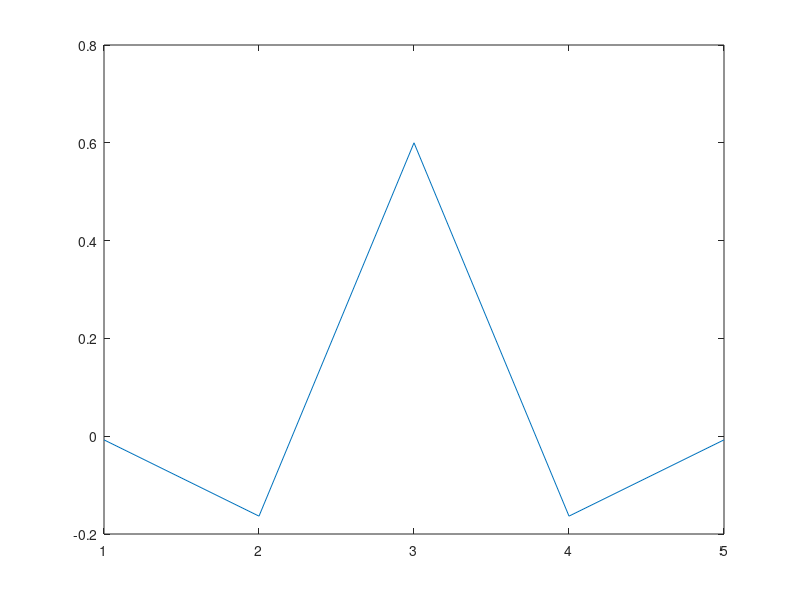
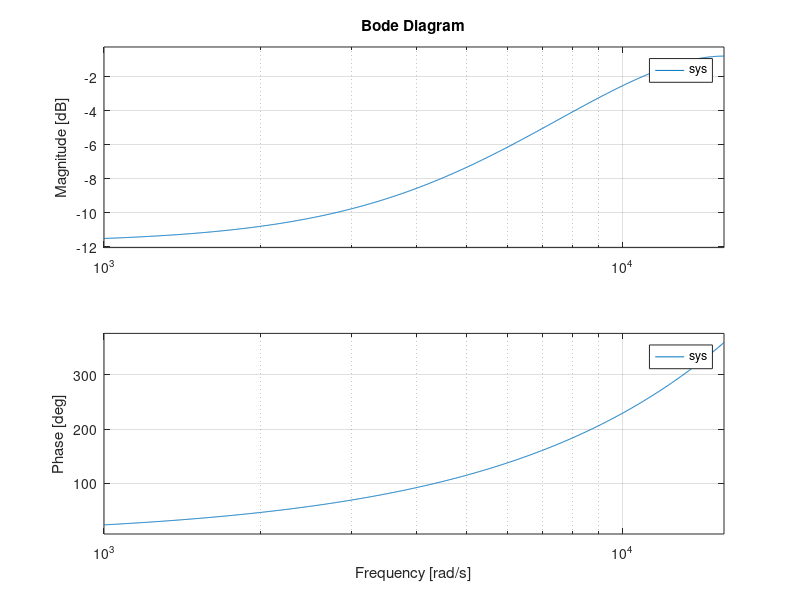
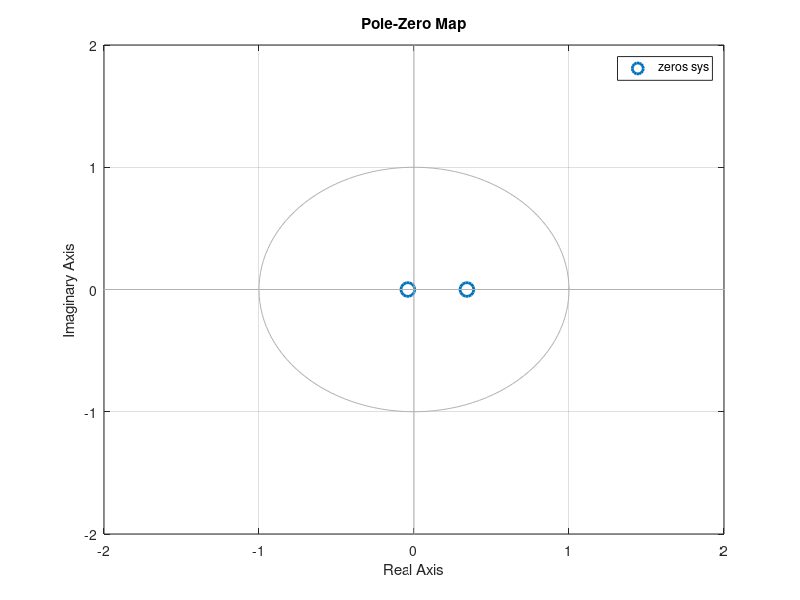

Here is the MATLAB script that generated these plots, in order:
clear all
clc

M = 2;
N = 5;
fa = 1000;
fs = 5000;
T = 1/fs;
alpha = 0.54;

m = -M:1:M

c = 1./(m.*pi) .* ( sin(m*pi) - sin(2*pi*m*T*fa) )
w = alpha+(1-alpha)*cos((m*pi)/M)
c(M+1) = 1-2*T*fa
c = c.*w
figure(1)
plot(c)



sys = tf(c, [1], T)
figure(2)
bode(sys)
figure(3)
pzmap(sys)
grid ON
axis([-2 2 -2 2])